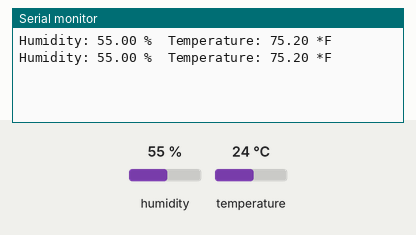
Bench run of a sketch on a simulated Arduino Uno, built with avr-gcc and run on an emulated ATmega328P. On the bench: the last lines printed to the serial monitor. The test bench sets the inputs (shaded band); at power-on: humidity 55 %, temperature 24 °C.

Above: at 4.8 s.
4.9 s: humidity set to 22 %
At 7.4 s:
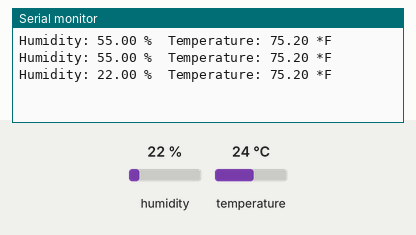
7.9 s: temperature set to 12 °C
At 9.1 s:
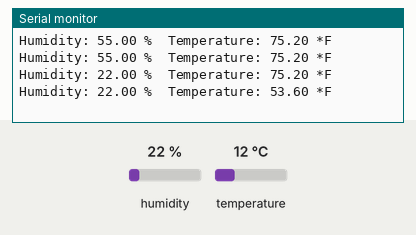
10.9 s: humidity set to 40 %
At 12.6 s:
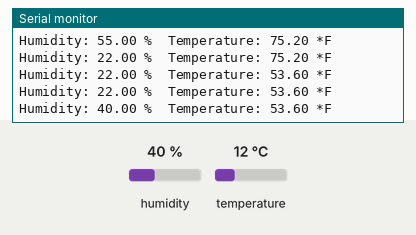
Timing chart, 0 to 14.1 s (numbered marks = the images above; inputs shaded):
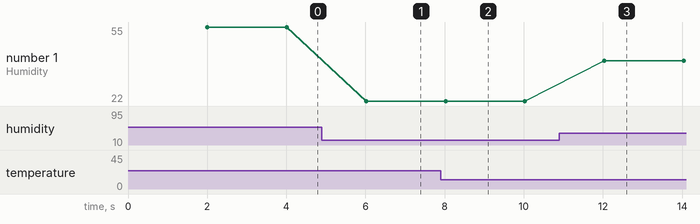

The sketch:

dht22-weather-arduino-uno.ino
```cpp
#include <Arduino.h>
#include <DHT.h>

/*
  5V to 5V
  GND to GND
  Data to Pin 2
*/

DHT dht(2, DHT22);

void setup() {
  Serial.begin(9600);
  while (!Serial);
  dht.begin();
}

void loop() {
  // Wait a few seconds between measurements.
  delay(2000);

  // Reading temperature or humidity takes about 250 milliseconds!
  float humidity = dht.readHumidity();
  float temperature = dht.readTemperature(true);

  if (isnan(humidity) || isnan(temperature)) {
    Serial.println("Failed to read from DHT sensor!");
    return;
  }

  Serial.print("Humidity: ");
  Serial.print(humidity);
  Serial.print(" %\t");
  Serial.print("Temperature: ");
  Serial.print(temperature);
  Serial.println(" *F ");

}
```

Measured:
- after the input at 4.9 s, the serial monitor: prints a new line after 1.1 s (image 1)
- after the input at 7.9 s, the serial monitor: prints a new line after 0.12 s (image 2)
- after the input at 10.9 s, the serial monitor: prints a new line after 1.1 s (image 3)
- plotted number 1: 55 → 22 after the input at 4.9 s, 22 → 40 after the input at 10.9 s
